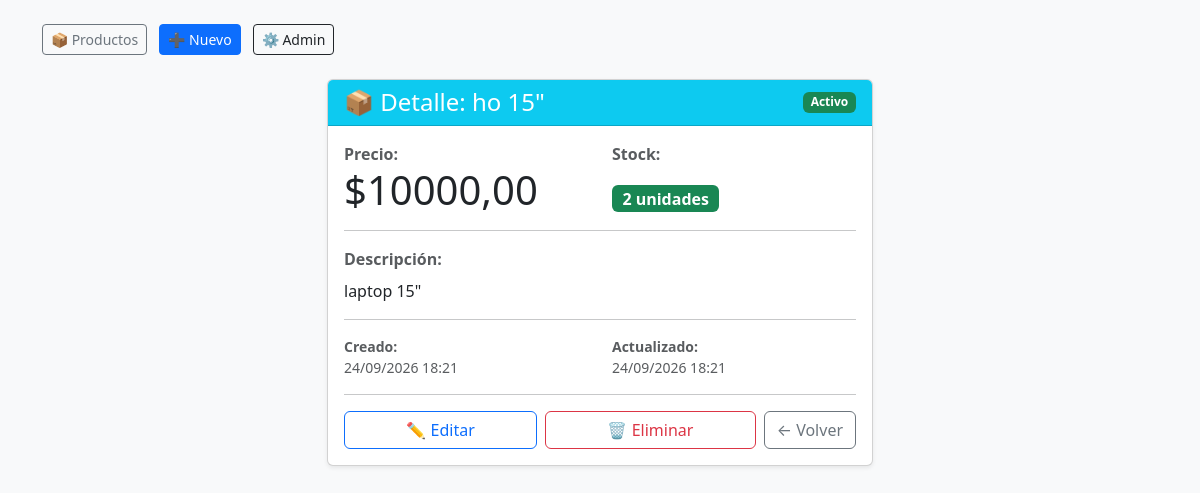
Page /2/ on the committed database.
### core/models.py (models this page shows, shortened)
class Producto(models.Model):
    nombre = models.CharField(max_length=100, unique=True, verbose_name="Nombre del producto")
    slug = models.SlugField(max_length=120, unique=True, blank=True, verbose_name="Slug")
    descripcion = models.TextField(blank=True, verbose_name="Descripción")
    precio = models.DecimalField(
        max_digits=10,
        decimal_places=2,
        verbose_name="Precio",
        validators=[MinValueValidator(0.01, message="El precio debe ser mayor a cero.")]
    )
    stock = models.PositiveIntegerField(
        default=0,
        verbose_name="Stock disponible",
        validators=[MinValueValidator(0, message="El stock no puede ser negativo.")]
    )
    activo = models.BooleanField(default=True, verbose_name="¿Activo?")
    eliminado_en = models.DateTimeField(null=True, blank=True, verbose_name="Eliminado el")
    creado_en = models.DateTimeField(auto_now_add=True, verbose_name="Fecha de creación")
    actualizado_en = models.DateTimeField(auto_now=True, verbose_name="Última actualización")
    objects = ProductoManager()
    class Meta:
        verbose_name = "Producto"
        verbose_name_plural = "Productos"
        ordering = ['-creado_en']  # Más recientes primero
    @property
    def hay_stock(self):
        return self.stock > 0

### core/views.py (the view)
# urls.py: path('<int:pk>/', views.ProductoDetailView.as_view(), name='detalle_producto'),
class ProductoDetailView(DetailView):
    model = Producto
    template_name = 'core/detalle.html'
    context_object_name = 'producto'
    pk_url_kwarg = 'pk'  # Por defecto ya es 'pk'

### core/templates/core/detalle.html (shortened to what this page needs)
{% extends 'core/base.html' %}
{% block content %}
<div class="row justify-content-center">
    <div class="col-md-8 col-lg-6">
        <div class="card shadow-sm">
            <div class="card-header bg-info text-white d-flex justify-content-between align-items-center">
                <h4 class="mb-0">📦 Detalle: {{ producto.nombre }}</h4>
                <span class="badge {% if producto.activo %}bg-success{% else %}bg-secondary{% endif %}">
                    {% if producto.activo %}Activo{% else %}Inactivo{% endif %}
                </span>
            </div>
            <div class="card-body">
                <div class="row mb-3">
                    <div class="col-md-6">
                        <strong class="text-muted">Precio:</strong>
                        <div class="display-6">${{ producto.precio }}</div>
                    </div>
                    <div class="col-md-6">
                        <strong class="text-muted">Stock:</strong>
                        <div class="display-6">
                            <span class="badge {% if producto.hay_stock %}bg-success{% else %}bg-danger{% endif %} fs-6">
                                {{ producto.stock }} unidades
                            </span>
                        </div>
                    </div>
                </div>
                <hr>
                <div class="mb-3">
                    <strong class="text-muted">Descripción:</strong>
                    <div class="mt-2 {% if not producto.descripcion %}text-muted fst-italic{% endif %}">
                        {{ producto.descripcion|default:"— Sin descripción —" }}
                    </div>
                </div>
                <hr>
                <div class="row small text-muted">
                    <div class="col-6">
                        <strong>Creado:</strong><br>
                        {{ producto.creado_en|date:"d/m/Y H:i" }}
                    </div>
                    <div class="col-6">
                        <strong>Actualizado:</strong><br>
                        {{ producto.actualizado_en|date:"d/m/Y H:i" }}
                    </div>
                </div>
                <hr>
                <div class="d-flex gap-2">
                    <a href="{% url 'core:editar_producto' producto.pk %}" class="btn btn-outline-primary flex-grow-1">
                        ✏️ Editar
                    </a>
                    <a href="{% url 'core:eliminar_producto' producto.pk %}" class="btn btn-outline-danger flex-grow-1">
                        🗑️ Eliminar
                    </a>
                    <a href="{% url 'core:lista_productos' %}" class="btn btn-outline-secondary">
                        ← Volver
                    </a>
                </div>
            </div>
        </div>
    </div>
</div>
{% endblock %}

### rows in the picture
Producto: nombre "ho 15\"", precio "10000,00", stock "2", descripcion "laptop 15\"", creado_en "24/09/2026 18:21", actualizado_en "24/09/2026 18:21"
